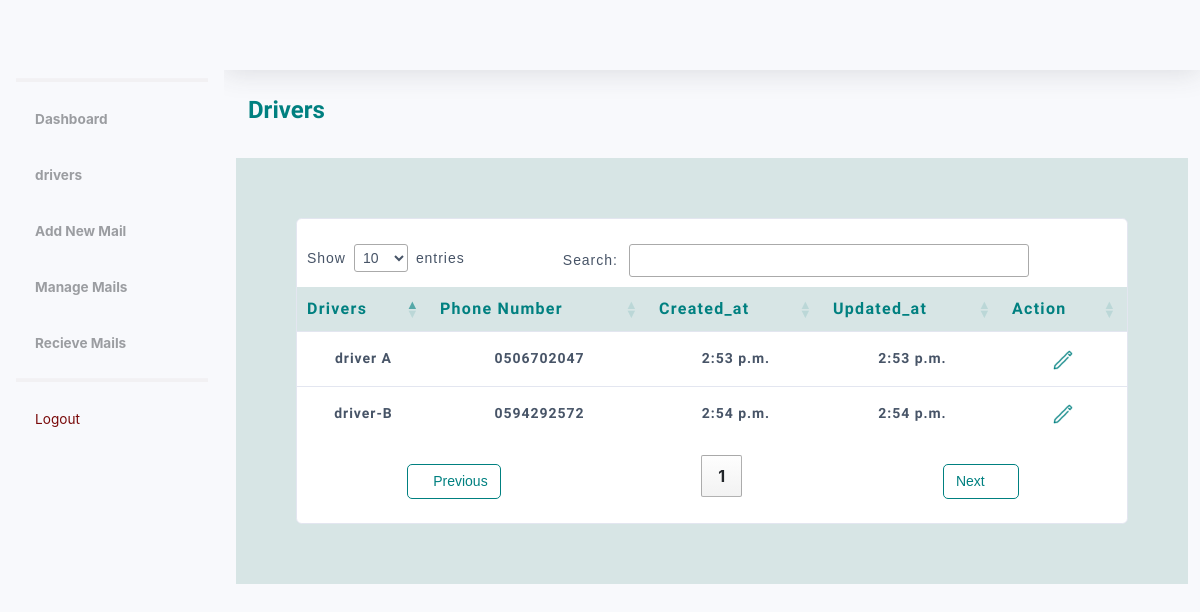
Page /dashboard/drivers (signed in) on the committed database.
### mail/models.py (models this page shows, shortened)
class ModelInherit(models.Model):
    created_at = models.DateTimeField(auto_now_add=True)
    updated_at = models.DateTimeField(auto_now=True)

class AssignedTo(ModelInherit):
    name = models.CharField(max_length=100, unique=True)
    phone_number = models.CharField(max_length=15, null=True, blank=False)

class ModelInherit(models.Model):
    created_at = models.DateTimeField(auto_now_add=True)
    updated_at = models.DateTimeField(auto_now=True)

### management/views.py (the view)
# urls.py: path('drivers', DriverListView.as_view(), name='drivers'),
@method_decorator([login_required, registry_required], name='dispatch')
class DriverListView(ListView):
    model = AssignedTo
    template_name = 'driver/driver_list.html'
    context_object_name = 'drivers'

### management/templatetags/custom_tags.py (called while the page is built)
@register.simple_tag(takes_context=True)
def get_locations(context):
    request = context['request']
    user_location = request.user.location
    if request.user.is_authenticated and request.user.is_admin:
        locations = Location.objects.all()
    else:
        locations = Location.objects.exclude(id=user_location.id)
    return locations

### templates/driver/driver_list.html (shortened to what this page needs)
{% load static %}
<!DOCTYPE html>
<html lang="en">
<head>
    {% include 'components/css.html' %}
    <link rel="stylesheet" href="https://cdn.datatables.net/1.10.4/css/jquery.dataTables.min.css">
</head>
<body id="page-top">
    <div id="wrapper">
        {% include 'components/sidebar.html' %}
        <div id="content-wrapper" class="d-flex flex-column">
            <div id="content">
                {% include 'components/navbar.html' %}
                <div class="container-fluid">
                    <div class="row">
                        <div class="col-12">
                            <div class="d-flex justify-content-between align-items-center mb-4">
                                <h2>Drivers</h2>
                            </div>
                        </div>
                        <div class="col-12" style="background-color: rgb(215,229,229); padding: 60px;">
                            <div class="card">
                                <div class="table-responsive">
                                    <table class="table table-condensed table-hover" id="table_id" width="100%"
                                    cellspacing="0">
                                        <thead>
                                          <tr>
                                              <th>Drivers</th>
                                              <th>Phone Number</th>
                                              <th>Created_at</th>
                                              <th>Updated_at</th>
                                              <th>Action</th>
                                          </tr>
                                        </thead>
                                        <tbody>
                                          {% for driver in drivers %}
                                          <tr>
                                              <td>{{driver.name}}</td>
                                              <td>{{driver.phone_number}}</td>
                                              <td>{{driver.created_at | time}}</td>
                                              <td>{{driver.updated_at| time }}</td>
                                              <td>
                                                <a href="{% url 'driver_update' driver.pk %}">
                                                    <img src="{% static 'asset/img/pen.png' %}" alt="" style="margin-right: 4px;">
                                                </a>
                                              </td>
                                          </tr>
                                          {% endfor %}
                                      </tbody>
                                      </table>
                                </div>
                            </div>
                        </div>
                    </div>
                </div>
            </div>
        </div>
    </div>
</body>
</html>

### templates/driver/driver_list.html (style rules this page uses)
table { border-collapse: collapse; text-align: center; line-height: 24px; }
thead th { font-family: 'Nunito Sans'; font-size: 16px; background-color: #d7e5e5 !important; color: #008080 !important; font-weight: 700; font-style: normal; letter-spacing: 0.08rem; }
td { font-family: "Nunito Sans"; color: #475467 !important; font-size: 14px; font-style: normal; font-weight: 600; letter-spacing: 0.06rem; line-height: 22.4px; }
td a img { width: 20px; height: 20px; transition: transform 0.3s ease; }
h2 { font-family: 'Nunito Sans'; line-height: 32.4px; font-weight: 600; font-style: normal; font-size: 24px; color: #008080 !important; }
table.dataTable thead th, table.dataTable thead td { border: none !important; }
table.dataTable.no-footer { border-bottom: 1px solid #ffffff !important; }
table.dataTable tbody th, table.dataTable tbody td { padding: 15px 10px !important; }

### rows in the picture
AssignedTo: name "driver A", phone_number "0506702047", created_at "2:53 p.m.", updated_at "2:53 p.m."
AssignedTo: name "driver-B", phone_number "0594292572", created_at "2:54 p.m.", updated_at "2:54 p.m."
